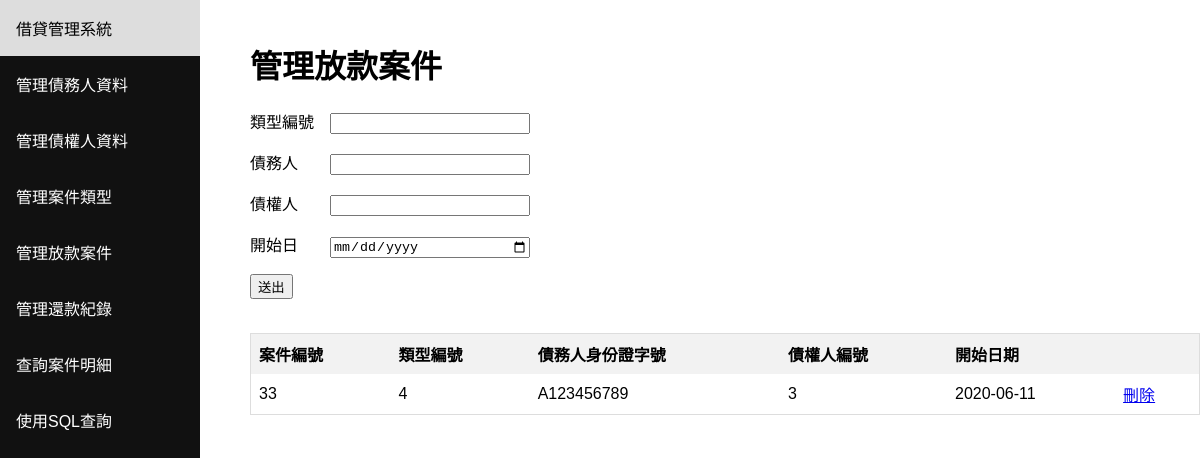
Screenshot of /project with the database file from the repository.
### tables this page shows
CREATE TABLE "LOAN_PROJECT" (
	"ProjectNumber"	INTEGER NOT NULL PRIMARY KEY AUTOINCREMENT UNIQUE,
	"TypeNumber"	INTEGER NOT NULL,
	"DebterID"	TEXT NOT NULL,
	"CreditorNumber"	INTEGER NOT NULL,
	"StartDate"	NUMERIC NOT NULL,
	FOREIGN KEY("DebterID") REFERENCES "DEBTER"("ID"),
	FOREIGN KEY("TypeNumber") REFERENCES "LOAN_PROJECT_TYPE"("TypeNumber")
);

### main.py (the view, shortened to what this page needs)
@app.route('/project', methods=['GET', 'POST'])
def project():
    types = get_query("select TypeNumber,TypeName, TotalPrinciple, NumberOfPeriod from LOAN_PROJECT_TYPE;")
    debters = get_query("select ID, Name from DEBTER;")
    creditors = get_query("select CreditorNumber, Name from CREDITOR;")
    table = get_query("select * from LOAN_PROJECT;")
    return render_template(
                'project.html',
                types=types,
                debters=debters,
                creditors=creditors,
                columns=['案件編號','類型編號','債務人身份證字號','債權人編號','開始日期'],
                table=table
            )

### main.py (called while the page is built)
def get_query(query):
    conn = sqlite3.connect('database.db')
    conn.row_factory = sqlite3.Row
    cur = conn.cursor()
    exe = cur.execute(query)
    rows = cur.fetchall()
    conn.close()
    output = []
    for row in rows:
        temp = dict(row)
        output.append(list(temp.values()))
    return output

### templates/project.html (shortened to what this page needs)
<html><header><title>借貸管理系統</title></header><body><div class="sidenav"><a href="/">借貸管理系統</a><a href="/debter">管理債務人資料</a><a href="/creditor">管理債權人資料</a><a href="/project_type">管理案件類型</a><a href="/project">管理放款案件</a><a href="/period">管理還款紀錄</a><a href="/project_record">查詢案件明細</a><a href="/sql">使用SQL查詢</a></div><div class="content"><h1>管理放款案件</h1><form method="POST" action=""><div>{% if edit %}<p>類型編號　<input id="TypeNumber" list="TypeNames" name="TypeNumber" autocomplete="off" style="width:200px" value="{{ data[0] }}"/><datalist id="TypeNames">{% for typenumber, typename, money, period in types %}<option name="{{ typenumber }}" value="{{ typenumber }} {{ typename }}: ${{ money }}, {{ period }}期"></option>{% endfor %}</datalist></p><p>債務人　　<input id="DebterID" list="Debters" name="DebterID" autocomplete="off" style="width:200px" value="{{ data[1] }}"/><datalist id="Debters">{% for id, name in debters %}<option name="{{ id }}" value="{{ id }} {{ name }}"></option>{% endfor %}</datalist></p><p>債權人　　<input id="CreditorNumber" list="Creditors" name="CreditorNumber" autocomplete="off" style="width:200px" value="{{ data[2] }}"/><datalist id="Creditors">{% for num, name in creditors %}<option name="{{ num }}" value="{{ num }} {{ name }}"></option>{% endfor %}</datalist></p><p>開始日　　<input name="StartDate" type="date" style="width:200px" value="{{ data[3] }}"/></p>{% else %}<p>類型編號　<input id="TypeNumber" list="TypeNames" name="TypeNumber" autocomplete="off" style="width:200px"/><datalist id="TypeNames">{% for typenumber, typename, money, period in types %}<option name="{{ typenumber }}" value="{{ typenumber }} {{ typename }}: ${{ money }}, {{ period }}期"></option>{% endfor %}</datalist></p><p>債務人　　<input id="DebterID" list="Debters" name="DebterID" autocomplete="off" style="width:200px"/><datalist id="Debters">{% for id, name in debters %}<option name="{{ id }}" value="{{ id }} {{ name }}"></option>{% endfor %}</datalist></p><p>債權人　　<input id="CreditorNumber" list="Creditors" name="CreditorNumber" autocomplete="off" style="width:200px"/><datalist id="Creditors">{% for num, name in creditors %}<option name="{{ num }}" value="{{ num }} {{ name }}"></option>{% endfor %}</datalist></p><p>開始日　　<input name="StartDate" type="date" style="width:200px"/></p>{% endif %}<p><input type="submit" value="送出"/></p></div><br/><div style="overflow-x:auto;"><table><thead><tr></tr>{% for column in columns %}<th>{{ column }}</th>{% endfor %}<th></th></thead><tbody>{% for row in table %}<tr>{% for item in row %}<td>{{ item }}</td>{% endfor %}<td><a href="/project/delete/{{ row[0] }}">刪除</a></td></tr>{% endfor %}</tbody></table></div></form></div></body></html>

### templates/project.html (style rules this page uses)
* { box-sizing: border-box; }
body { margin: 0; font-family: Arial, Helvetica, sans-serif; }
.sidenav { height: 100%; width: 200px; position: fixed; z-index: 1; top: 0; left: 0; background-color: #111; overflow-x: hidden; }
.sidenav a { color: white; padding: 16px; text-decoration: none; display: block; }
.content { margin-left: 200px; padding-left: 50px; padding-top: 20px; }
table { border-collapse: collapse; border-spacing: 0; width: 100%; border: 1px solid #ddd; }
th, td { text-align: left; padding: 8px; }

### rows the page displays
LOAN_PROJECT: row "33" "4" "3", DebterID "A123456789", StartDate "2020-06-11"

### other values shown
{{ column }} "案件編號" "類型編號" "債務人身份證字號" "債權人編號" "開始日期"
